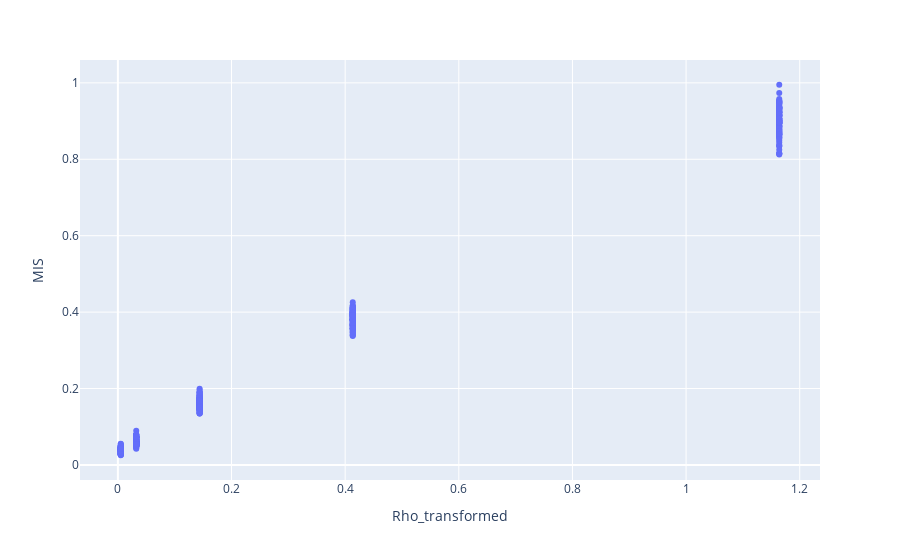

Here is the notebook cell this chart was saved with:
### Markdown cell above
#### bp 4)

A hint: note that mutual information between two correlated normal distributions i.e. when $(X, Y)\sim \mathcal{N}((0,0)', \Sigma)$ and
$$\Sigma = \begin{pmatrix}
        \sigma_x^2 & \rho \\ \rho & \sigma_y^2
    \end{pmatrix}$$
equals
$$I(X,Y) = \frac{1}{2}\log \left(\frac{\sigma_x^2\sigma_y^2}{\sigma_x^2\sigma_y^2 - \rho^2}\right).$$

### Code cell
fig = px.scatter(results, x="Rho_transformed", y="MIS")
fig.show()

### Figure 1 — Plotly figure (JSON) as saved in the notebook; plotly's stock layout.template omitted (floating-point values rounded to 4 significant figures; data arrays with more than 128 entries replaced by an {"elided": "..."} marker saying what was removed)
{"data": [{"hovertemplate": "Rho_transformed=%{x}<br>MIS=%{y}<extra></extra>", "legendgroup": "", "marker": {"color": "#636efa", "symbol": "circle"}, "mode": "markers", "name": "", "orientation": "v", "showlegend": false, "type": "scatter", "x": {"elided": "500 float values"}, "xaxis": "x", "y": {"elided": "500 float values"}, "yaxis": "y"}], "layout": {"legend": {"tracegroupgap": 0}, "margin": {"t": 60}, "xaxis": {"anchor": "y", "domain": [0, 1], "title": {"text": "Rho_transformed"}}, "yaxis": {"anchor": "x", "domain": [0, 1], "title": {"text": "MIS"}}}}
